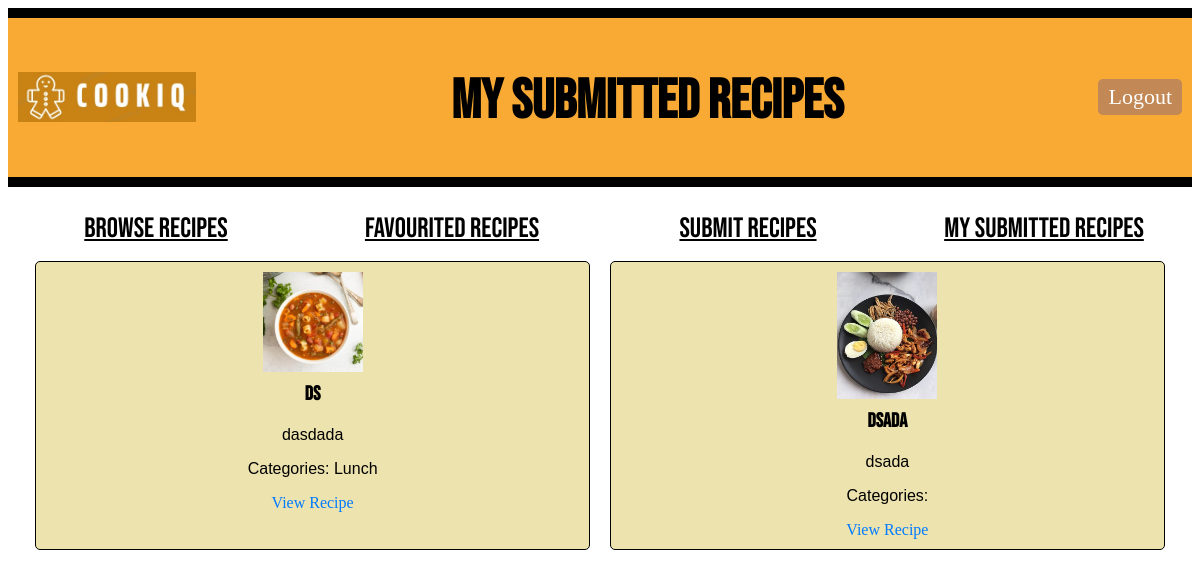
/user/1/submitted_recipes (signed in), run on the app's committed database.
### models.py (models this page shows, shortened)
class Recipe(db.Model):
    id = db.Column(db.Integer, primary_key=True)
    recipe_name = db.Column(db.String(100), nullable=False)
    description = db.Column(db.Text, nullable=False)
    ingredients = db.Column(db.Text, nullable=False)
    steps = db.Column(db.Text, nullable=False)
    difficulty = db.Column(db.Integer, nullable=False)
    time_required = db.Column(db.Integer, nullable=False)
    serving_size = db.Column(db.Integer, nullable=False)
    submitted_at = db.Column(db.DateTime(timezone=True), server_default=db.func.now())
    approved = db.Column(db.Boolean, default=False)
    user_id = db.Column(db.Integer, db.ForeignKey('user.id'), nullable=False)
    user = db.relationship('User', backref=db.backref('recipe_submissions', lazy=True))
    image_path = db.Column(db.String(255))  # Path to the image file
    submitted_by = db.Column(db.String(100), nullable=False)
    comments = db.relationship('Comment', backref=db.backref('recipe'), lazy=True)
    categories = db.relationship('Category', secondary=recipe_category_association, backref=db.backref('recipes', lazy='dynamic'))

class Category(db.Model):
    id = db.Column(db.Integer, primary_key=True)
    name = db.Column(db.String(100), nullable=False, unique=True)

### main.py (the view)
@app.route("/user/<int:user_id>/submitted_recipes")
def submitted_recipes(user_id):
    if "user_id" not in session or session["user_id"] != user_id:
        return redirect(url_for("login"))
    user = User.query.get_or_404(user_id)
    recipes = Recipe.query.filter_by(user_id=user_id).all()
    return render_template("submitted_recipes.html", user=user, recipes=recipes)

### templates/submitted_recipes.html (shortened to what this page needs)
<!DOCTYPE html>
<html>
<head>
</head>
<body>
    <div class="header">
        <div class="logo-container">
            <img style="height: 50px; padding-bottom: 30px;" src="{{ url_for('static', filename='Logo_CookiQ.jpeg') }}" alt="Logo_CookiQ">
        </div>
        <h1 class="title">My Submitted Recipes</h1>
        <a href="{{ url_for('logout') }}" class="LogOutButton">Logout</a>
    </div>
    <div class="classification">
        <ul>
            <li><a href="browse_recipe" class="button">Browse Recipes</a></li>
            <li><a href="#" class="button">Favourited Recipes</a></li>
            <li><a href="recipesubmission" class="button">Submit Recipes</a></li>
            <li><a href="submitted_recipes" class="button">My Submitted Recipes</a></li>
        </ul>
    </div>
    <div class="recipes">
        {% for i in range(0, recipes|length, 4) %}
        <div class="recipe-row">
            {% for recipe in recipes[i:i+4] %}
            <div class="recipe-card">
                <img src="/static/{{ recipe.image_path }}" alt="Recipe Image" style="max-width: 100px;">
                <h3>{{ recipe.recipe_name }}</h3>
                <p>{{ recipe.description }}</p>
                <p>Categories:
                    {% for category in recipe.categories %}
                        {{ category.name }}{% if not loop.last %}, {% endif %}
                    {% endfor %}
                </p>
                <a href="{{ url_for('recipe', user_id=user.id, recipe_id=recipe.id) }}">View Recipe</a>
            </div>
            {% endfor %}
        </div>
        {% endfor %}
    </div>
</body>
</html>

### templates/submitted_recipes.html (style rules this page uses)
.recipe-row { display: flex; justify-content: center; margin-bottom: 20px; }
.recipe-card { width: 45%; margin: 0 10px; padding: 10px; border: 1px solid #000; border-radius: 5px; background-color: #ece3ae; text-align: center; }
.recipe-card h3 { margin-top: 0; font-family: 'Bebas Neue', sans-serif; font-size: 20px; }
.recipe-card p { font-family: 'Franklin Gothic Medium', 'Arial Narrow', Arial, sans-serif; text-align: center; }
.recipe-card img { display: block; margin: 0 auto 10px; max-width: 100%; height: auto; }
.recipe-card a { display: block; margin-top: 10px; text-decoration: none; color: #007bff; }
.header { display: flex; align-items: center; justify-content: space-between; bottom: 10px; background-color: #f8aa35; border-top: 10px solid #000; border-bottom: 10px solid #000; margin-bottom: 20px; padding: 5px 10px; }
.logo-container { display: flex; align-items: center; margin-top: 30px; }
.title { font-family: 'Bebas Neue', sans-serif; font-size: 55px; color: rgb(0, 0, 0); margin-top: 45px; }
.LogOutButton { padding: 5px 10px; border-radius: 5px; background-color: #c28855; color: #fff; font-size: 22px; font-weight: 300; cursor: pointer; text-decoration: none; left: 20px; }
ul { text-align: center; display: flex; padding-top: 5px; padding-left: 0px; }
li { font-family: 'Bebas Neue', sans-serif; font-size: 28px; font-weight: 300; text-transform: uppercase; display: inline-block; width: 100%; }
.button { border: none; color: rgb(0, 0, 0); }

### data on the page
Recipe: image_path (picture), recipe_name "ds", description "dasdada"
Category: name "Lunch"
Recipe: image_path (picture), recipe_name "dsada", description "dsada"
